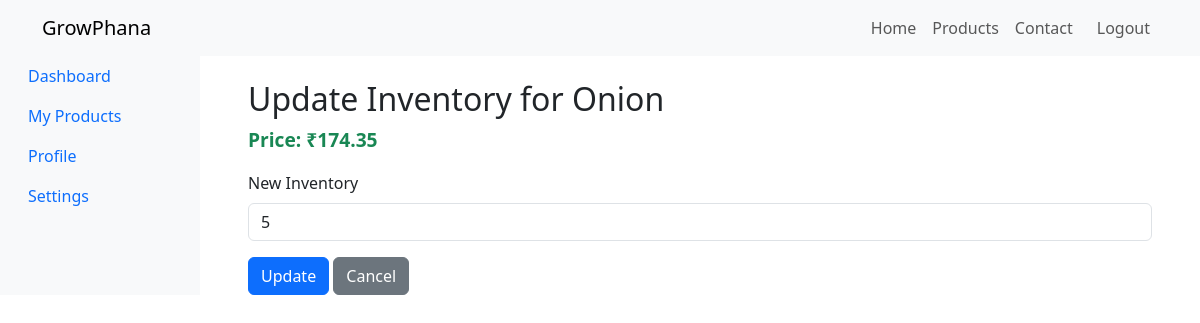
The app's page /update-inventory/9579/ with its own data.
### store/models.py (models this page shows, shortened)
class Product(models.Model):
    vendor = models.ForeignKey(Vendor, on_delete=models.CASCADE, related_name="products" , null=True , blank=True)
    inventory = models.PositiveIntegerField(null=True)
    name = models.CharField(max_length=200)
    price = models.DecimalField(max_digits=7 , decimal_places=2)
    discounted_price = models.DecimalField(max_digits=7 , decimal_places=2 , null=True , blank=True)
    digital = models.BooleanField(default=False , null=True , blank=True)
    image = models.ImageField(null=True , blank=True)
    Brand = models.CharField(max_length=200 , null=True , blank=True)
    catgory = models.CharField(max_length=200 , null=True , blank=True)
    sub_catgory = models.CharField(max_length=200 , null=True , blank=True)
    description = models.CharField(max_length=10000 , null=True , blank=True)

### vendor/views.py (the view)
# urls.py: path('update-inventory/<int:product_id>/', views.update_inventory, name="update_inventory"),
def update_inventory(request, product_id):
    product = get_object_or_404(Product, id=product_id)
    if request.method == 'POST':
        new_inventory = request.POST.get('inventory')
        if new_inventory.isdigit():
            product.inventory = int(new_inventory)
            product.save()
            return redirect('product_management')
    return render(request, "vendor/update_inventory.html", {'product': product})

### vendor/templates/vendor/update_inventory.html (shortened to what this page needs)
{% extends 'vendorLayout/app.html' %}
{% load static %}
{% block content %}
<div class="container">
    <h2>Update Inventory for {{ product.name }}</h2>
    <p class="text-success" style="font-size:1.2rem; font-weight:600;">Price: ₹{{ product.price|floatformat:2 }}</p>
    <form method="POST">
        <div class="mb-3">
            <label for="inventory" class="form-label">New Inventory</label>
            <input type="number" class="form-control" id="inventory" name="inventory" value="{{ product.inventory }}" required>
        </div>
        <button type="submit" class="btn btn-primary">Update</button>
        <a href="{% url 'product_management' %}" class="btn btn-secondary">Cancel</a>
    </form>
</div>
{% endblock %}

### records on screen
Product: name "Onion", price "174.35", inventory "5"
